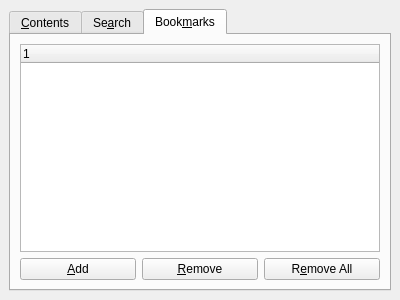
<?xml version="1.0" encoding="UTF-8"?>
<ui version="4.0">
 <class>HelpSideBar</class>
 <widget class="QDockWidget" name="HelpSideBar">
  <property name="geometry">
   <rect>
    <x>0</x>
    <y>0</y>
    <width>400</width>
    <height>300</height>
   </rect>
  </property>
  <property name="windowTitle">
   <string>&amp;Contents</string>
  </property>
  <widget class="QWidget" name="dockWidgetContents">
   <layout class="QGridLayout" name="gridLayout">
    <item row="0" column="0">
     <widget class="QTabWidget" name="tabWidget">
      <property name="currentIndex">
       <number>2</number>
      </property>
      <widget class="QWidget" name="tabContents">
       <attribute name="title">
        <string>&amp;Contents</string>
       </attribute>
       <layout class="QVBoxLayout">
        <item>
         <widget class="QTreeView" name="listView">
          <property name="verticalScrollBarPolicy">
           <enum>Qt::ScrollBarAsNeeded</enum>
          </property>
         </widget>
        </item>
       </layout>
      </widget>
      <widget class="QWidget" name="tabSearching">
       <attribute name="title">
        <string>Se&amp;arch</string>
       </attribute>
       <layout class="QVBoxLayout" name="_2">
        <item>
         <layout class="QHBoxLayout" name="_3">
          <item>
           <widget class="QLineEdit" name="searchingEdit">
            <property name="toolTip">
             <string>Searching is case insensitive</string>
            </property>
           </widget>
          </item>
          <item>
           <widget class="QPushButton" name="searchingButton">
            <property name="text">
             <string>&amp;Search</string>
            </property>
           </widget>
          </item>
         </layout>
        </item>
        <item>
         <widget class="QTreeWidget" name="searchingView">
          <column>
           <property name="text">
            <string>1</string>
           </property>
          </column>
         </widget>
        </item>
       </layout>
      </widget>
      <widget class="QWidget" name="tabBookmarks">
       <attribute name="title">
        <string>Book&amp;marks</string>
       </attribute>
       <layout class="QVBoxLayout" name="_4">
        <item>
         <widget class="QTreeWidget" name="bookmarksView">
          <column>
           <property name="text">
            <string>1</string>
           </property>
          </column>
         </widget>
        </item>
        <item>
         <layout class="QHBoxLayout" name="_5">
          <item>
           <widget class="QPushButton" name="bookmarkButton">
            <property name="text">
             <string>&amp;Add</string>
            </property>
            <property name="icon">
             <iconset resource="../../icons.qrc">
              <normaloff>:/new/prefix1/images/add.png</normaloff>:/new/prefix1/images/add.png</iconset>
            </property>
           </widget>
          </item>
          <item>
           <widget class="QPushButton" name="deleteBookmarkButton">
            <property name="text">
             <string>&amp;Remove</string>
            </property>
            <property name="icon">
             <iconset resource="../../icons.qrc">
              <normaloff>:/new/prefix1/images/remove.png</normaloff>:/new/prefix1/images/remove.png</iconset>
            </property>
           </widget>
          </item>
          <item>
           <widget class="QPushButton" name="deleteAllBookmarkButton">
            <property name="text">
             <string>R&amp;emove All</string>
            </property>
           </widget>
          </item>
         </layout>
        </item>
       </layout>
      </widget>
     </widget>
    </item>
   </layout>
  </widget>
 </widget>
 <resources>
  <include location="../../icons.qrc"/>
 </resources>
 <connections/>
</ui>
